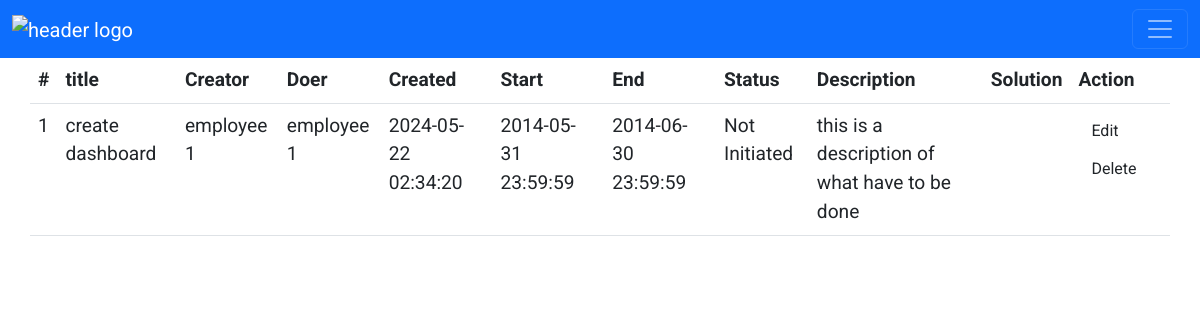
The page /view.php on the database its author committed.
### tables this page shows
CREATE TABLE tasks (
  task_id int not null auto_increment,
  title varchar(50) not null,
  employee_id_creation int not null ,
  employee_id_assigned  int not  null ,
  creation_date TIMESTAMP DEFAULT CURRENT_TIMESTAMP,
  start_date DATETIME NOT NULL,
  end_date DATETIME NOT NULL,
  task_status_id int not null default 0,
  description  varchar(1000) NOT NULL,
  solution varchar(1000) ,
  primary key (task_id),
  FOREIGN KEY (employee_id_creation)
      REFERENCES employees(employee_id),
      FOREIGN KEY (employee_id_assigned)
      REFERENCES employees(employee_id),
      FOREIGN KEY (task_status_id)
      REFERENCES task_status(task_status_id)
);

CREATE TABLE employees (
  employee_id int not null auto_increment,
  full_name varchar(50) NOT NULL,
  primary key (employee_id)
);

CREATE TABLE task_status (
  task_status_id int not null ,
  description varchar(20) NOT NULL,
  primary key (task_status_id)
);

### database.php (called while the page is built, shortened)
<?php
class Database
{
    private $connection;
    private $password = "";
    private $username = "root";
    private $dsn = "mysql:host=localhost;dbname=worklogdb";
    public function connect_db()
    {
        $this->connection = new PDO($this->dsn, $this->username, $this->password);
    }
    public function getTask()
    {
        $sql = "select a.*,b.full_name creator,c.full_name responsable,d.description status from tasks a inner join employees b on b.employee_id=a.employee_id_creation inner join employees c on c.employee_id=a.employee_id_assigned inner join task_status d on d.task_status_id=a.task_status_id";
        $stmt = $this->connection->query( $sql);
        return $stmt;
    }
}
?>

### view.php (the view, shortened to what this page needs)
<?php
require_once('database.php');
$database = new Database();
$res = $database->getTask();
?>
<!DOCTYPE html>
<html>
<head>
	<link rel="stylesheet" href="https://cdn.jsdelivr.net/npm/bootstrap@5.2.0-beta1/dist/css/bootstrap.min.css">
	<link rel="stylesheet" href="./css/style.css">
</head>
<body>
	<header>
		<nav class="navbar navbar-dark bg-primary">
			<div class="container-fluid">
				<a class="navbar-brand" href="index.php"><img src="./img/php-logo.png" alt="header logo"></a>
				<button class="navbar-toggler" type="button" data-bs-toggle="collapse" data-bs-target="#navbarSupportedContent" aria-controls="navbarSupportedContent" aria-expanded="false" aria-label="Toggle navigation">
					<span class="navbar-toggler-icon"></span>
				</button>
			</div>
		</nav>
	</header>
	<div class="container">
		<div class="row">
			<table class="table">
				<tr>
					<th>#</th>
					<th>title</th>
					<th>Creator</th>
					<th>Doer</th>
					<th>Created</th>
					<th>Start</th>
					<th>End</th>
					<th>Status</th>
					<th>Description</th>
					<th>Solution</th>
					<th>Action</th>
				</tr>
				<?php while ($row = $res->fetch()) { ?>
					<tr>
						<td><?php echo $row['task_id']; ?></td>
						<td><?php echo $row['title']; ?></td>
						<td><?php echo  $row['creator']; ?></td>
						<td><?php echo  $row['responsable']; ?></td>
						<td><?php echo  $row['creation_date']; ?></td>
						<td><?php echo  $row['start_date']; ?></td>
						<td><?php echo  $row['end_date']; ?></td>
						<td><?php echo  $row['status']; ?></td>
						<td><?php echo  $row['description']; ?></td>
						<td><?php echo  $row['solution']; ?></td>
						<td><a href="index.php?task_id=<?php echo  $row['task_id']; ?>" class="btn edit">Edit</a> <a class="btn delete" href="view.php?task_id=<?php echo  $row['task_id']; ?>">Delete</a></td>
					</tr>
				<?php } ?>
			</table>
		</div>
	</div>
</body>
</html>

### css/style.css (style rules this page uses)
p,a,li,figcaption,th,td,label,input { font-size: 1.2em; font-family: 'Roboto', sans-serif; }
.navbar-brand img { height: 80px; width: auto; }

### rows shown on the page
tasks: task_id "1", title "create dashboard", employee_id_creation.full_name "employee 1", creation_date "2024-05-22 02:34:20", start_date "2014-05-31 23:59:59", end_date "2014-06-30 23:59:59", task_status.description "Not Initiated", description "this is a description of what have to be done"
